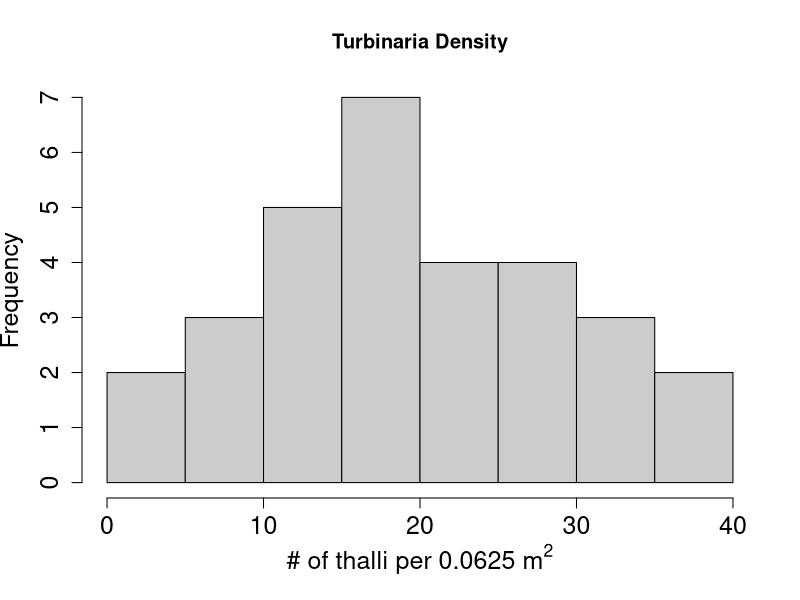

Write R code to recreate this figure.
setwd("~/Dropbox/3_turb facilitation/turb density mac")
turbdensity <- c(2,
                 31,
                 27,
                 30,
                 26,
                 14,
                 24,
                 22,
                 18,
                 19,
                 13,
                 32,
                 36,
                 16,
                 20,
                 23,
                 14,
                 8,
                 9,
                 22,
                 11,
                 36,
                 20,
                 26,
                 17,
                 34,
                 7,
                 19,
                 13,
                 5)
tiff(filename = 'survey.tiff', width = 6, height = 5, units = 'in', res = 300)
hist(turbdensity, col="grey80", right=TRUE, xlab = expression("# of thalli per 0.0625" ~ m^{2}), cex.lab="1.5", cex.axis="1.5", main= "Turbinaria Density")    
dev.off()
mean <- mean(turbdensity)
standarddev <- sd(turbdensity)
standerr <- standarddev/ sqrt(30)
length(which(turbdensity>30))
